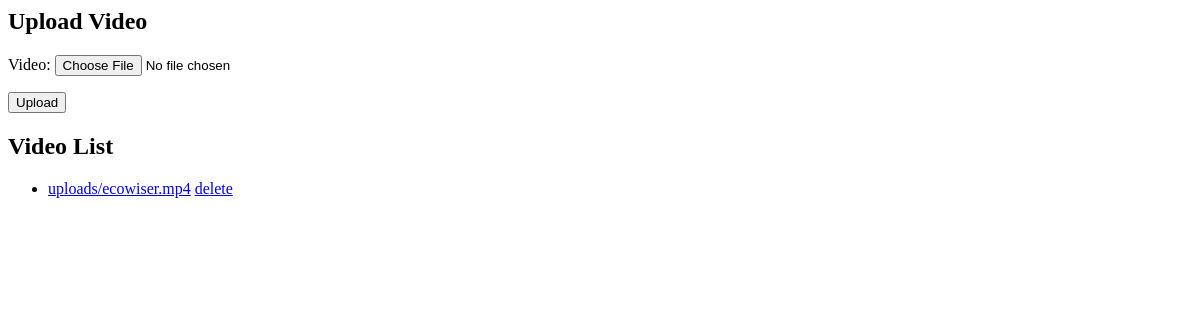
Before: /upload/ with the older database file.
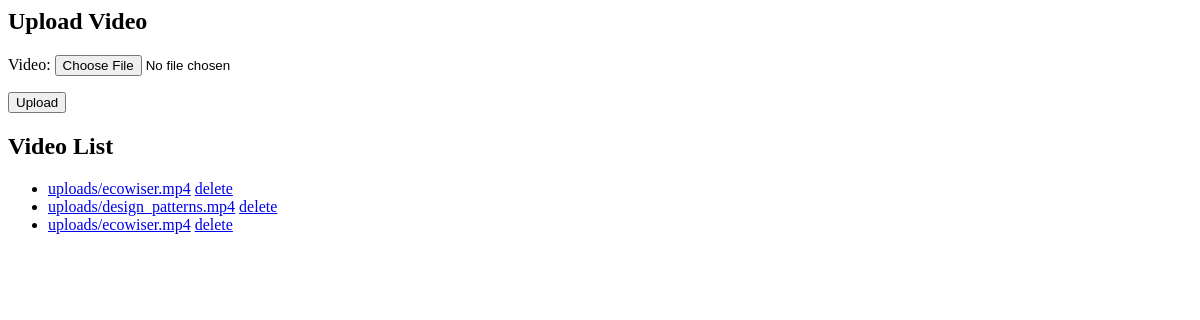
After: the same page with the newer database file.
### upload/models.py (models this page shows)
class UploadedVideo(models.Model):
    video = models.FileField(upload_to='uploads/')

### upload/views.py (the view)
# urls.py: path('upload/', upload_video, name='upload_video'),
def upload_video(request):
    temp_file = NamedTemporaryFile(delete=True)
    video_file = tempfile.NamedTemporaryFile(suffix='.mp4')
    if request.method == 'POST':
        form = VideoUploadForm(request.POST, request.FILES)
        if form.is_valid():
            video = form.save()
            try:
                urllib.request.urlretrieve(video.video.url, video_file.name)
                subtitles = extract_subtitles(video_file.name, temp_file.name)
                if subtitles is not None:
                    print("subtitles")
                else:
                    print('Subtitle extraction failed.')
            except Exception as e:
                print(f'Error: {e}')
            with open(temp_file.name) as f:
                content = f.read()
                print(content)
            s = Subs(video= video)
            filename = Path(f'{video.video.name}').stem
            s.subtitles.save(filename, content=temp_file)
            s.video = video
            s.save()
            return HttpResponseRedirect(reverse('upload_video'))
    else:
        form = VideoUploadForm()
    videos = UploadedVideo.objects.all()
    return render(request, 'videoupload/upload_video.html', {'form' : form , 'videos':videos})

### upload/forms.py
class VideoUploadForm(forms.ModelForm):
    class Meta:
        model = UploadedVideo
        fields = ['video']

### upload/templates/videoupload/upload_video.html (shortened to what this page needs)
<h2> Upload Video </h2>
<form method="post" enctype="multipart/form-data">
    {{ form.as_p }}
    <button type="submit">Upload</button>
</form>
<h2>Video List</h2>
    <ul>
        {% for video in videos %}
            <li><a href="{% url 'processed_video' video.pk %}">{{ video.video.name }}</a>
                <a href="delete/{{ video.pk }}">delete</a></li>
        {% endfor %}
     </ul>

Changed rows visible on the page:
added UploadedVideo: video.name "uploads/design_patterns.mp4"
added UploadedVideo: video.name "uploads/ecowiser.mp4"
